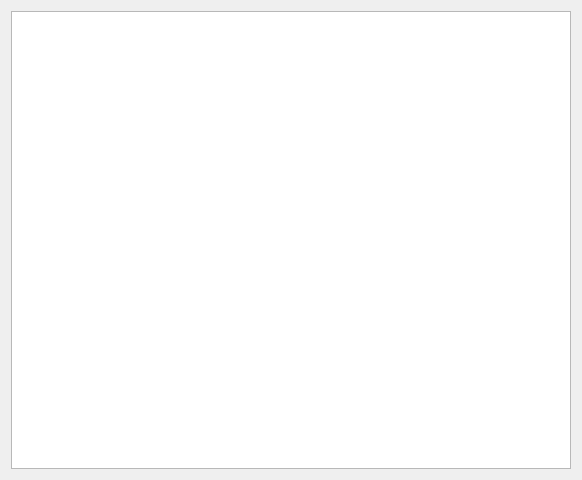
<?xml version="1.0" encoding="UTF-8"?>
<ui version="4.0">
 <class>ReferenceDialog</class>
 <widget class="QDialog" name="ReferenceDialog">
  <property name="geometry">
   <rect>
    <x>0</x>
    <y>0</y>
    <width>582</width>
    <height>480</height>
   </rect>
  </property>
  <property name="windowTitle">
   <string>Reference</string>
  </property>
  <layout class="QVBoxLayout" name="verticalLayout">
   <item>
    <widget class="QTextBrowser" name="textBrowser"/>
   </item>
  </layout>
 </widget>
 <resources/>
 <connections/>
</ui>
